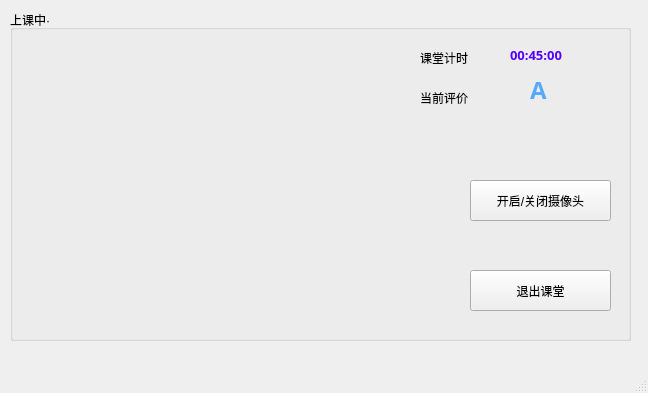
<?xml version="1.0" encoding="UTF-8"?>
<ui version="4.0">
 <class>inClass</class>
 <widget class="QMainWindow" name="inClass">
  <property name="geometry">
   <rect>
    <x>0</x>
    <y>0</y>
    <width>648</width>
    <height>393</height>
   </rect>
  </property>
  <property name="windowTitle">
   <string>MainWindow</string>
  </property>
  <widget class="QWidget" name="centralwidget">
   <widget class="QGroupBox" name="groupBox">
    <property name="geometry">
     <rect>
      <x>10</x>
      <y>10</y>
      <width>621</width>
      <height>331</height>
     </rect>
    </property>
    <property name="title">
     <string>上课中·</string>
    </property>
    <widget class="QLabel" name="videoDisplay">
     <property name="geometry">
      <rect>
       <x>20</x>
       <y>30</y>
       <width>371</width>
       <height>281</height>
      </rect>
     </property>
     <property name="font">
      <font>
       <pointsize>8</pointsize>
       <weight>50</weight>
       <bold>false</bold>
      </font>
     </property>
     <property name="styleSheet">
      <string notr="true"/>
     </property>
     <property name="text">
      <string/>
     </property>
     <property name="pixmap">
      <pixmap>image/enter_class.png</pixmap>
     </property>
     <property name="scaledContents">
      <bool>true</bool>
     </property>
    </widget>
    <widget class="QLabel" name="levelLable">
     <property name="geometry">
      <rect>
       <x>520</x>
       <y>60</y>
       <width>31</width>
       <height>41</height>
      </rect>
     </property>
     <property name="font">
      <font>
       <family>Arial Black</family>
       <pointsize>12</pointsize>
      </font>
     </property>
     <property name="text">
      <string>&lt;html&gt;&lt;head/&gt;&lt;body&gt;&lt;p&gt;&lt;span style=&quot; font-size:18pt; font-weight:600; color:#55aaff;&quot;&gt;A&lt;/span&gt;&lt;/p&gt;&lt;/body&gt;&lt;/html&gt;</string>
     </property>
    </widget>
    <widget class="QLabel" name="timeLable">
     <property name="geometry">
      <rect>
       <x>500</x>
       <y>30</y>
       <width>91</width>
       <height>31</height>
      </rect>
     </property>
     <property name="font">
      <font>
       <family>Arial Black</family>
      </font>
     </property>
     <property name="text">
      <string>&lt;html&gt;&lt;head/&gt;&lt;body&gt;&lt;p&gt;&lt;span style=&quot; font-size:10pt; font-weight:600; color:#5500ff;&quot;&gt;00:45:00&lt;/span&gt;&lt;/p&gt;&lt;/body&gt;&lt;/html&gt;</string>
     </property>
    </widget>
    <widget class="QLabel" name="label_2">
     <property name="geometry">
      <rect>
       <x>410</x>
       <y>40</y>
       <width>72</width>
       <height>15</height>
      </rect>
     </property>
     <property name="text">
      <string>课堂计时</string>
     </property>
    </widget>
    <widget class="QPushButton" name="cameraBtn">
     <property name="geometry">
      <rect>
       <x>460</x>
       <y>170</y>
       <width>141</width>
       <height>41</height>
      </rect>
     </property>
     <property name="text">
      <string>开启/关闭摄像头</string>
     </property>
    </widget>
    <widget class="QPushButton" name="exitBtn">
     <property name="geometry">
      <rect>
       <x>460</x>
       <y>260</y>
       <width>141</width>
       <height>41</height>
      </rect>
     </property>
     <property name="text">
      <string>退出课堂</string>
     </property>
    </widget>
    <widget class="QLabel" name="label_3">
     <property name="geometry">
      <rect>
       <x>410</x>
       <y>80</y>
       <width>72</width>
       <height>15</height>
      </rect>
     </property>
     <property name="text">
      <string>当前评价</string>
     </property>
    </widget>
   </widget>
  </widget>
  <widget class="QMenuBar" name="menubar">
   <property name="geometry">
    <rect>
     <x>0</x>
     <y>0</y>
     <width>648</width>
     <height>26</height>
    </rect>
   </property>
  </widget>
  <widget class="QStatusBar" name="statusbar"/>
 </widget>
 <resources/>
 <connections/>
</ui>
